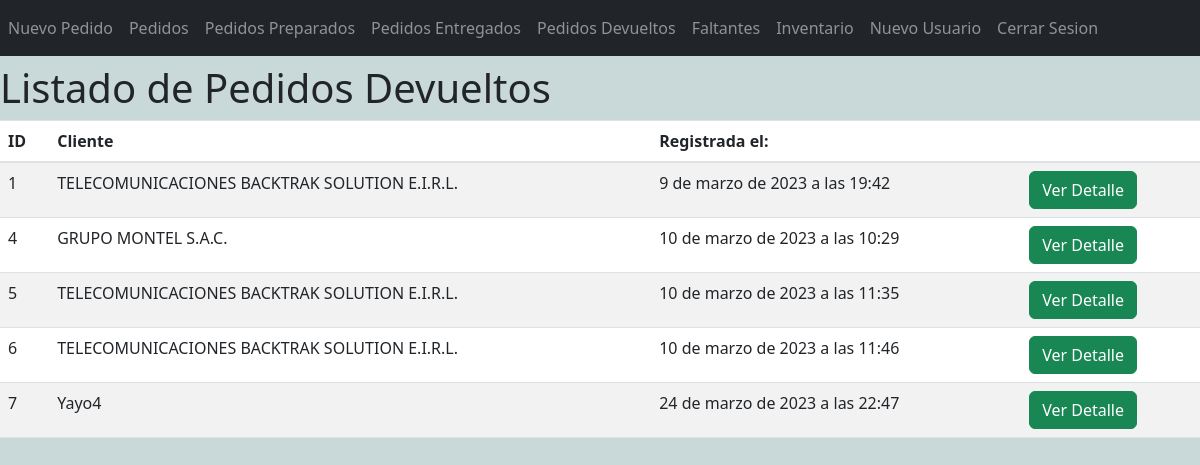
The app's page /ordenesDevueltas/ with its own data.
### movimientos/models.py (models this page shows)
class entradaDetalle(models.Model):
    id_salida = models.PositiveIntegerField(null=False)
    id_orden = models.PositiveIntegerField(null=False)
    cliente = models.CharField(max_length=100)
    fecha_creacion = models.DateTimeField(auto_now_add=True)
    cobras = models.PositiveIntegerField(null=True)
    baterias = models.PositiveIntegerField(null=True)
    cargadores = models.PositiveIntegerField(null=True)
    handsfree = models.PositiveIntegerField(null=True)
    cascos = models.PositiveIntegerField(null=True)
    repetidoras = models.PositiveIntegerField(null=True)
    estaciones = models.PositiveIntegerField(null=True)
    observaciones = models.TextField (blank = True)

### movimientos/views.py (the view)
# urls.py: path('ordenesDevueltas/',views.ordenesDevueltas),
def ordenesDevueltas(request):
    devueltas = entradaDetalle.objects.all()
    return render(request, 'ordenesDevueltas.html', {"listaOrdenes": devueltas})

### movimientos/templates/ordenesDevueltas.html (shortened to what this page needs)
<!DOCTYPE html>
{% extends 'base.html' %}
{% block content %}
<html lang="en">
<link href="https://cdn.jsdelivr.net/npm/bootstrap@5.3.0-alpha1/dist/css/bootstrap.min.css" rel="stylesheet"
>
<head>
</head>
<body>
    <div class="row">
        <div class="table-responsive py-2">
            <h1>Listado de Pedidos Devueltos</h1>
            <table class="table table-striped">
                <thead>
                    <tr>
                        <th>
                            ID
                        </th>
                        <th>
                            Cliente
                        </th>
                        <th>
                            Registrada el:
                        </th>
                        <th colspan="2"></th>
                    </tr>
                </thead>
                <tbody>
                    {% for c in listaOrdenes %}
                    <tr>
                        <td>{{c.id}}</td>
                        <td>{{c.cliente}}</td>
                        <td>{{c.fecha_creacion}}</td>
                        <td><a href='#' class="btn btn-success">Ver Detalle</a></td>
                    </tr>
                    {% endfor %}
                </tbody>
            </table>
        </div>
    </div>
</body>
{% endblock %}

### records on screen
entradaDetalle: id "1", cliente "TELECOMUNICACIONES BACKTRAK SOLUTION E.I.R.L.", fecha_creacion "9 de marzo de 2023 a las 19:42"
entradaDetalle: id "4", cliente "GRUPO MONTEL S.A.C.", fecha_creacion "10 de marzo de 2023 a las 10:29"
entradaDetalle: id "5", cliente "TELECOMUNICACIONES BACKTRAK SOLUTION E.I.R.L.", fecha_creacion "10 de marzo de 2023 a las 11:35"
entradaDetalle: id "6", cliente "TELECOMUNICACIONES BACKTRAK SOLUTION E.I.R.L.", fecha_creacion "10 de marzo de 2023 a las 11:46"
entradaDetalle: id "7", cliente "Yayo4", fecha_creacion "24 de marzo de 2023 a las 22:47"
